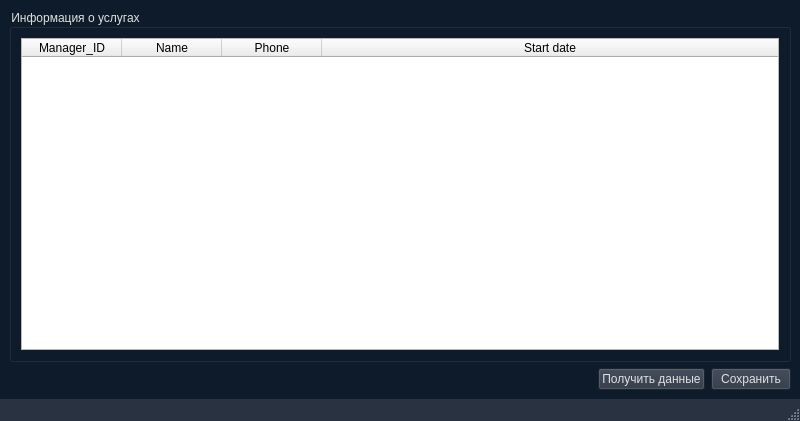
<?xml version="1.0" encoding="UTF-8"?>
<ui version="4.0">
 <class>w_InfoChief</class>
 <widget class="QMainWindow" name="w_InfoChief">
  <property name="geometry">
   <rect>
    <x>0</x>
    <y>0</y>
    <width>800</width>
    <height>421</height>
   </rect>
  </property>
  <property name="sizePolicy">
   <sizepolicy hsizetype="Fixed" vsizetype="Preferred">
    <horstretch>0</horstretch>
    <verstretch>0</verstretch>
   </sizepolicy>
  </property>
  <property name="minimumSize">
   <size>
    <width>800</width>
    <height>0</height>
   </size>
  </property>
  <property name="maximumSize">
   <size>
    <width>1020</width>
    <height>16777215</height>
   </size>
  </property>
  <property name="windowTitle">
   <string>Информация о руководителях</string>
  </property>
  <property name="windowIcon">
   <iconset>
    <normaloff>:/newPrefix/icons/organization.png</normaloff>:/newPrefix/icons/organization.png</iconset>
  </property>
  <property name="styleSheet">
   <string notr="true">.QMainWindow #centralwidget{
background-color:#0D1B2A;
}

.QPushButton{
	background-color:#293241;
	color:#E0E1DD;
}
#statusbar{
background-color:#293241;
}

#menubar{
color:black;
font-weight:bold;
}

.QGroupBox{
	color:#E0E1DD
}

.QPushButton:hover{
	background-color:#1b263b;
}

#statusbar{
	color:#E0E1DD;
}</string>
  </property>
  <widget class="QWidget" name="centralwidget">
   <layout class="QGridLayout" name="gridLayout">
    <item row="0" column="1">
     <widget class="QGroupBox" name="groupBox">
      <property name="title">
       <string>Информация о услугах</string>
      </property>
      <layout class="QVBoxLayout" name="verticalLayout">
       <item>
        <widget class="QTableWidget" name="tw_ViewChieves">
         <property name="frameShape">
          <enum>QFrame::StyledPanel</enum>
         </property>
         <property name="frameShadow">
          <enum>QFrame::Sunken</enum>
         </property>
         <property name="horizontalScrollBarPolicy">
          <enum>Qt::ScrollBarAsNeeded</enum>
         </property>
         <property name="sizeAdjustPolicy">
          <enum>QAbstractScrollArea::AdjustIgnored</enum>
         </property>
         <property name="showGrid">
          <bool>true</bool>
         </property>
         <property name="gridStyle">
          <enum>Qt::SolidLine</enum>
         </property>
         <property name="rowCount">
          <number>0</number>
         </property>
         <attribute name="horizontalHeaderCascadingSectionResizes">
          <bool>false</bool>
         </attribute>
         <attribute name="horizontalHeaderDefaultSectionSize">
          <number>100</number>
         </attribute>
         <attribute name="horizontalHeaderStretchLastSection">
          <bool>true</bool>
         </attribute>
         <column>
          <property name="text">
           <string>Manager_ID</string>
          </property>
         </column>
         <column>
          <property name="text">
           <string>Name</string>
          </property>
         </column>
         <column>
          <property name="text">
           <string>Phone</string>
          </property>
         </column>
         <column>
          <property name="text">
           <string>Start date</string>
          </property>
         </column>
        </widget>
       </item>
      </layout>
     </widget>
    </item>
    <item row="1" column="1">
     <layout class="QHBoxLayout" name="horizontalLayout_2">
      <item>
       <spacer name="horizontalSpacer">
        <property name="orientation">
         <enum>Qt::Horizontal</enum>
        </property>
        <property name="sizeHint" stdset="0">
         <size>
          <width>40</width>
          <height>20</height>
         </size>
        </property>
       </spacer>
      </item>
      <item>
       <widget class="QPushButton" name="btn_GetData">
        <property name="sizePolicy">
         <sizepolicy hsizetype="Fixed" vsizetype="Fixed">
          <horstretch>0</horstretch>
          <verstretch>0</verstretch>
         </sizepolicy>
        </property>
        <property name="minimumSize">
         <size>
          <width>29</width>
          <height>0</height>
         </size>
        </property>
        <property name="maximumSize">
         <size>
          <width>200</width>
          <height>16777215</height>
         </size>
        </property>
        <property name="autoFillBackground">
         <bool>false</bool>
        </property>
        <property name="text">
         <string>Получить данные</string>
        </property>
        <property name="checkable">
         <bool>false</bool>
        </property>
       </widget>
      </item>
      <item>
       <widget class="QPushButton" name="btn_SaveData">
        <property name="text">
         <string>Сохранить</string>
        </property>
       </widget>
      </item>
     </layout>
    </item>
   </layout>
  </widget>
  <widget class="QMenuBar" name="menubar">
   <property name="geometry">
    <rect>
     <x>0</x>
     <y>0</y>
     <width>800</width>
     <height>22</height>
    </rect>
   </property>
  </widget>
  <widget class="QStatusBar" name="statusbar"/>
 </widget>
 <resources>
  <include location="../../../AppData/AppData/Desktop/qt/icons.qrc"/>
 </resources>
 <connections/>
</ui>
